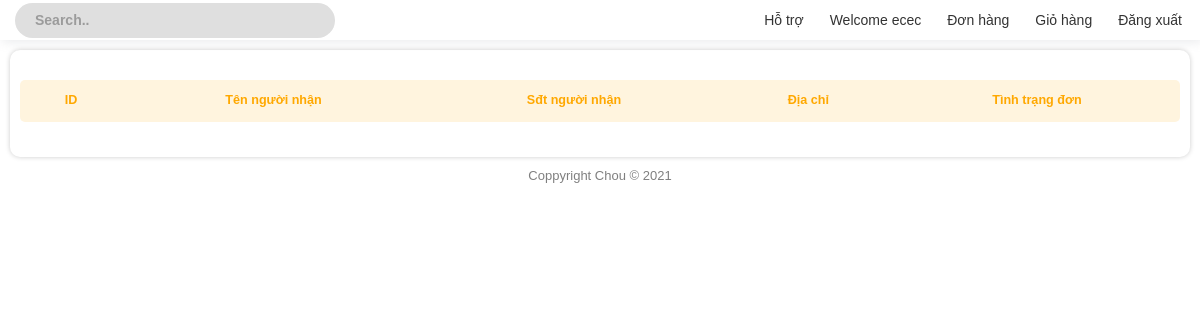
Before: /Client/order_status.php (signed in) with the older database file.
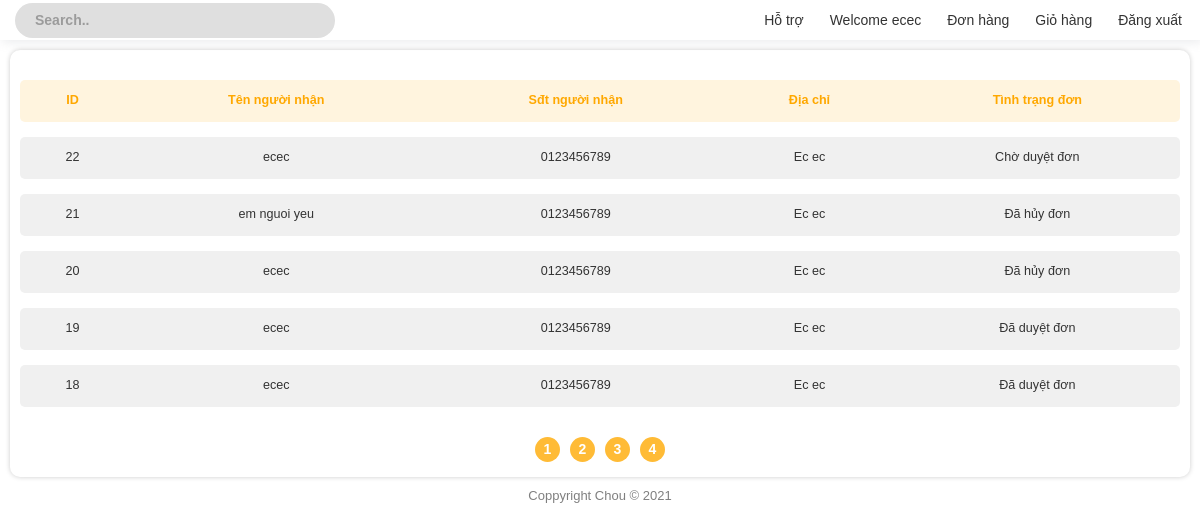
After: the same page with the newer database file.
### tables this page shows
CREATE TABLE `bill` (
  `id` int(11) NOT NULL,
  `customer_id` int(11) NOT NULL,
  `time_order` datetime NOT NULL DEFAULT CURRENT_TIMESTAMP,
  `recipient_name` varchar(20) NOT NULL,
  `customer_phone` varchar(20) NOT NULL,
  `customer_address` varchar(30) NOT NULL,
  `note` varchar(30) NOT NULL,
  `status` tinyint(4) NOT NULL
);

### Client/cart/order_status_content.php (the view, shortened to what this page needs)
<!DOCTYPE html>
<html lang="en">
<head>
    <link rel="stylesheet" href="./css/main.css?v=2.3">
</head>
<body>
    <?php
    $page = 1;
    $user_id = $_SESSION['id'];
    $number_of_post_query = "SELECT count(*) FROM bill WHERE customer_id = '$user_id'";
    $post_array = mysqli_query($connect, $number_of_post_query);
    $result_array = mysqli_fetch_array($post_array);
    $number_of_post = $result_array['count(*)'];
    $number_post_per_page = 5;
    $number_of_page = ceil($number_of_post / $number_post_per_page);
    $number_of_skip_page = $number_post_per_page * ($page - 1);
    $querry = "SELECT * FROM bill WHERE customer_id = '$user_id' ORDER BY id DESC LIMIT $number_post_per_page OFFSET $number_of_skip_page ";
    $result = mysqli_query($connect, $querry);
    ?>
    <div class="content_container">
        <table class="styled-table">
            <thead>
                <tr>
                    <th>ID</th>
                    <th>Tên người nhận</th>
                    <th>Sđt người nhận</th>
                    <th>Địa chỉ</th>
                    <th>Tình trạng đơn</th>
                </tr>
            </thead>
            <tbody>
                <?php foreach ($result as $bill) { ?>
                    <tr>
                        <td><a href="bill_detail.php?bill_detail=<?php echo $bill['id'] ?>"><?php echo $bill['id'] ?></a></td>
                        <td><a href="bill_detail.php?bill_detail=<?php echo $bill['id'] ?>"><?php echo $bill['recipient_name'] ?></a></td>
                        <td><a href="bill_detail.php?bill_detail=<?php echo $bill['id'] ?>"><?php echo $bill['customer_phone'] ?></a></td>
                        <td><a href="bill_detail.php?bill_detail=<?php echo $bill['id'] ?>"><?php echo $bill['customer_address'] ?></a></td>
                        <td><a href="bill_detail.php?bill_detail=<?php echo $bill['id'] ?>">
                                <?php
                                if ($bill['status'] == 1) {
                                    echo "Chờ duyệt đơn";
                                } else if ($bill['status'] == 2) {
                                    echo "Đã duyệt đơn";
                                } else if ($bill['status'] == 3) {
                                    echo "Đã hủy đơn";
                                }
                                ?>
                            </a>
                        </td>
                    </tr>
                <?php } ?>
            </tbody>
        </table>
        <div class="page_number_list">
            <?php for ($i = 1; $i <= $number_of_page; $i++) { ?>
                <div class="page_number">
                    <a href="?page=<?php echo $i; ?>">
                        <?php echo $i; ?>
                    </a>
                </div>
            <?php } ?>
        </div>
    </div>
</body>
</html>

### Client/order_status.php (shortened to what this page needs)
<!DOCTYPE html>
<html lang="vi"></html>
<head>
    <link rel="stylesheet" href="./css/main.css">
    <link rel="stylesheet" href="https://maxcdn.bootstrapcdn.com/bootstrap/3.4.1/css/bootstrap.min.css">
    <link rel="stylesheet" href="./css/styles.css">
</head>
<body>
    <div id="container">
        <?php include './root/header.php'; ?>
        <?php include './cart/order_status_content.php'; ?>
        <?php include './root/footer.php'; ?>
    </div>
</body>

### Client/root/header.php (shortened to what this page needs)
<body>
  <div class="header shadow-box">
    <form action="" method="get" style="margin-right: auto;">
      <input type="search" placeholder="Search.." name="search">
    </form>
    <ul class="header-menu">
      <li>
        <a href="#">Hỗ trợ</a>
      </li>
      <?php if (isset($_SESSION['loggedin']) && $_SESSION['loggedin'] == true) { ?>
        <li><a href="users.php">Welcome <?php echo $_SESSION['name']; ?></a></li>
        <li><a href="order_status.php">Đơn hàng</a></li>
        <li>
          <a href="cart.php">Giỏ hàng</a>
    </li>
    <li>
      <a href="signout.php">Đăng xuất</a>
    </li>
  <?php } ?>
    </ul>
  </div>
</body>

### Client/root/footer.php
<div id="footer">
    <p>
        Coppyright Chou © 2021
    </p>
</div>

### Client/css/main.css (style rules this page uses)
#container { width: 100%; }
.header { display: flex; align-items: center; justify-content:flex-start; padding: 5px 10px 5px 10px; height: 40px; position: sticky; top: 0px; background-color: #FFF; z-index: 99; }
.header-menu { list-style: none; display: flex; align-items: center; margin-left: 50px; padding: 0px; margin: 0px; }
.header-menu li { margin: 0px 0px 0px 10px; background: transparent; transition: 0.5s; }
.header-menu li a { display: inline-block; padding: 8px; color: #333; background: none !important; }
.header input { height: 35px; width: 40vh; margin-left: 50px; margin-right: auto; background: #dfdfdf; border: none !important; border-radius: 20px; padding-left: 20px; padding-right: 10px; outline: none; }
.shadow-box { box-shadow: rgba(149, 157, 165, 0.2) 2px 2px 10px; }
#footer { float: left; width: 100%; margin: 0px; padding: 0px; }
#footer p { color:rgba(0, 0, 0, 0.5); font-size: 13px; text-align: center; }
form { display: flex; flex-direction: column; }
form input { height: 35px; border-radius: 15px; border: 2px solid rgb(209, 209, 209); background-color: #fff; padding-left: 10px; padding-right: 10px; margin: 5px !important; outline: none; transition: 0.3s; font-weight: 600; color: #818181; }
::placeholder { color: black; opacity: 0.3; font-weight: 600; }
.content_container { background-color: #fff; margin: 10px; padding: 10px; border-radius: 10px; box-shadow: 0px 0px 5px rgba(0, 0, 0, 0.205); }
.styled-table thead tr { background-color: #FFF4DE; color: #FFA800 !important; text-align: center; }
.styled-table th, .styled-table td { padding: 12px 15px; text-align: center; }
.styled-table td:first-child, .styled-table th:first-child { border-radius: 5px 0px 0px 5px; }
.styled-table td:last-child, .styled-table th:last-child { border-radius: 0 5px 5px 0; }
.styled-table tbody tr { background-color: #f0f0f0 !important; color: #4b4c4d; }
.styled-table tbody tr:nth-of-type(even) { background-color: #fff; }
.styled-table tbody tr:last-of-type { border-bottom: none; }
.styled-table { border-collapse:separate; border-spacing:0 15px; margin: 5px 0; font-size: 0.9em; font-family: sans-serif; min-width: 400px; width: 100%; }
.styled-table a { color:#333 !important; }
.page_number_list { display: flex; flex-direction: row; align-items: center; justify-content: center; margin-top: 10px; }
.page_number { background-color: #FFBB36; height: 25px; width: 25px; border-radius: 50%; display: flex; justify-content: center; align-items: center; margin: 5px; }
.page_number a { color: white; font-weight: 600; }

### Client/css/styles.css (style rules this page uses)
:root { --light-gray: #2b3032a1; --primary-color: #45ccb8; --border: #3a3737; --text-color: #fff; --text-color-secondary: #2b3032; --roboto: "Roboto", sans-serif; --gugi: "Gugi", cursive; --sofia: "Sofia", cursive; --anton: "Anton", sans-serif; --banner-height: 300px; }
body { overflow: visible !important; padding-right: 0 !important; }
html, body { margin: 0px; padding: 0px; color: rgb(37, 37, 37); font-family: "Poppins", sans-serif; }
a:link { color: #3535ec; text-decoration: none; }

Changed rows visible on the page:
added bill: id "22", recipient_name "ecec", customer_phone "0123456789", customer_address "Ec ec", status "Chờ duyệt đơn"
added bill: id "21", recipient_name "em nguoi yeu", customer_phone "0123456789", customer_address "Ec ec", status "Đã hủy đơn"
added bill: id "20", recipient_name "ecec", customer_phone "0123456789", customer_address "Ec ec", status "Đã hủy đơn"
added bill: id "19", recipient_name "ecec", customer_phone "0123456789", customer_address "Ec ec", status "Đã duyệt đơn"
added bill: id "18", recipient_name "ecec", customer_phone "0123456789", customer_address "Ec ec", status "Đã duyệt đơn"
Other visible differences:
new list line: "1"
new list line: "2"
new list line: "3"
new list line: "4"
